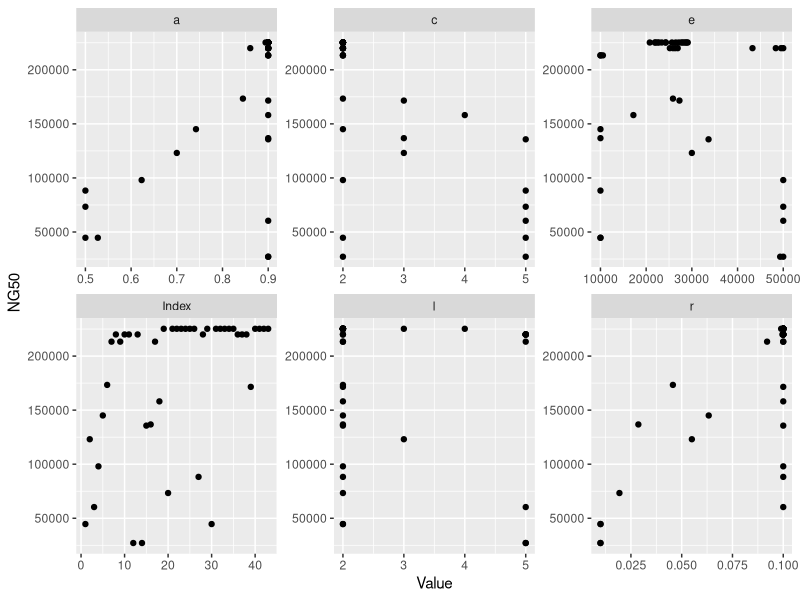
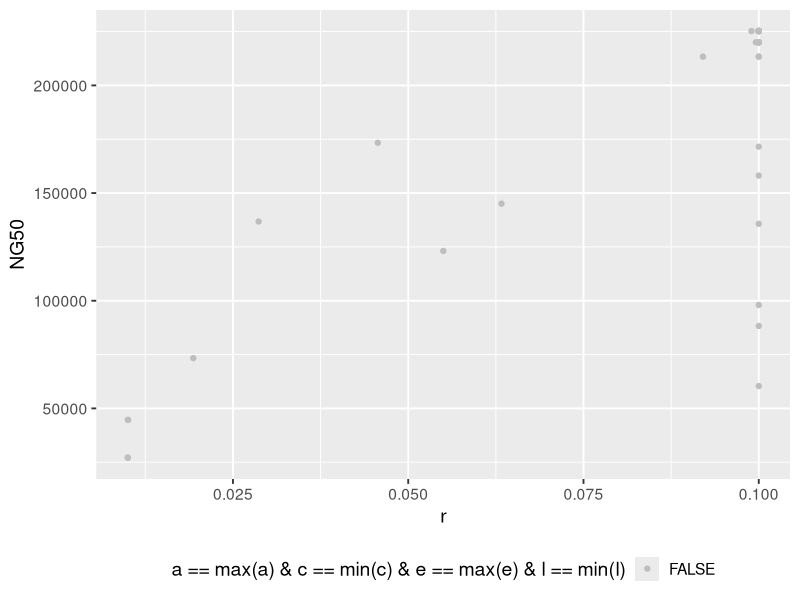
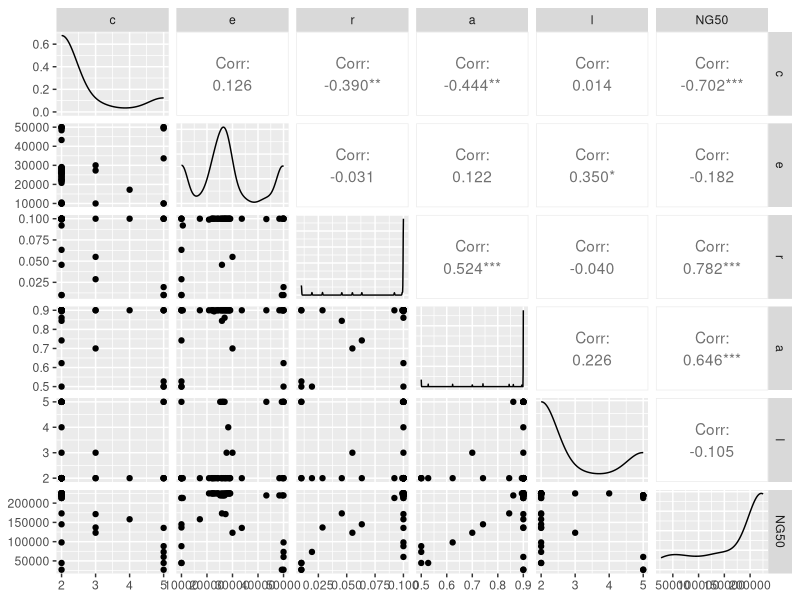
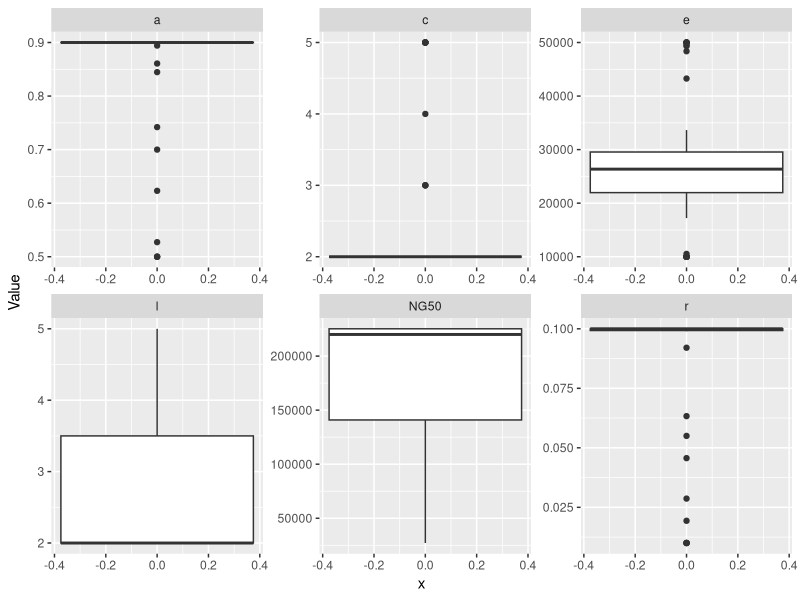

Source code (R) for these figures, in order:
## ---- chunk 1
library(dplyr)
library(GGally)
library(ggplot2)
library(knitr)
library(readr)
library(tidyr)
## ---- chunk 2
knit_print.data.frame <- function(x, ...) kable(x) %>% paste(collapse = "\n") %>% asis_output
## ---- chunk 3
spearmint_arcs <- read_tsv("spearmint-arcs.tsv", col_types = cols(
  c = col_integer(),
  e = col_integer(),
  r = col_double(),
  a = col_double(),
  l = col_integer(),
  NG50 = col_integer(),
  Index = col_integer()))
## ---- chunk 4
spearmint_arcs %>% filter(NG50 == max(NG50))
## ---- chunk 5
ggplot(spearmint_arcs %>%
		gather("Variable", "Value", -NG50)) +
	aes(x = Value, y = NG50) +
	facet_wrap(~Variable, scales = "free") +
	geom_point()
## ---- chunk 6
ggplot(spearmint_arcs) +
	aes(x = r, y = NG50,
	  colour = a == max(a) & c == min(c) & e == max(e) & l == min(l)) +
	geom_point() +
  scale_colour_manual(values = c("FALSE" = "grey", "TRUE" = "black")) +
  theme_grey(14) +
  theme(legend.position="bottom")
## ---- chunk 7
spearmint_arcs_tall <- spearmint_arcs %>%
	gather("Variable", "Value", -Index)
## ---- chunk 8
ggpairs(spearmint_arcs %>% select(-Index))
## ---- chunk 9
ggplot(spearmint_arcs_tall) +
	aes(x = 0, y = Value) +
	facet_wrap(~Variable, scales = "free") +
	geom_boxplot()
## ---- chunk 10
spearmint_arcs
